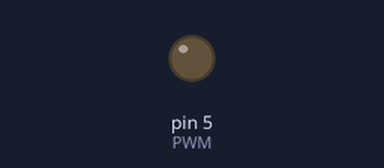
Bench run of a sketch on a simulated Arduino Uno, built with avr-gcc and run on an emulated ATmega328P. On the bench: output pins drawn as LEDs (lit = HIGH).

Above: at 0.05 s.
At 0.25 s:
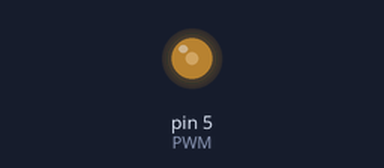
At 0.5 s:
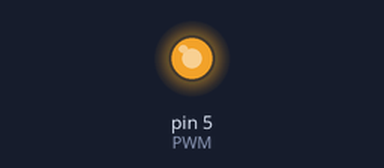
At 0.95 s:
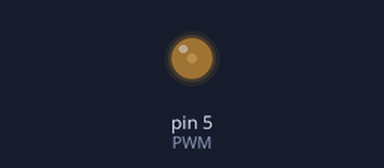
Timing chart, 0 to 3.0 s (numbered marks = the images above):
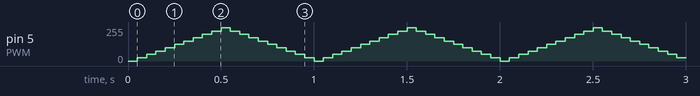

The sketch:

analog_led.ino
```cpp
#define PWM 5

void setup() {
  // put your setup code here, to run once:
  Serial.begin(9600);
  pinMode(PWM, OUTPUT);
}

void loop() {
  // put your main code here, to run repeatedly:
  int out = 0;
  for (; out < 250; out += 25) {
    analogWrite(PWM, out);
    delay(50);
  } //for
  for (; out > 0; out -= 25) {
    analogWrite(PWM, out);
    delay(50);
  } //for
}
```
